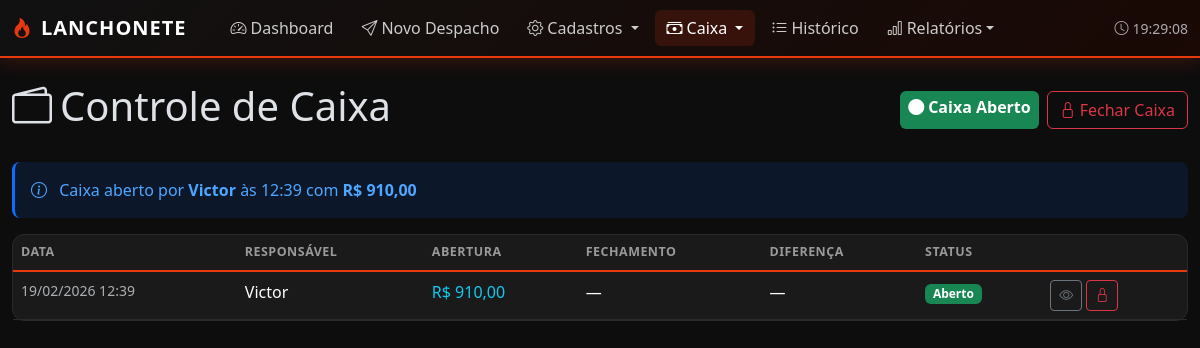
The app's page /caixa/ with its own data.
### caixa/models.py (models this page shows, shortened)
class Caixa(models.Model):
    STATUS_CHOICES = [
        ('aberto', 'Aberto'),
        ('fechado', 'Fechado'),
    ]
    data_abertura = models.DateTimeField(default=timezone.now)
    data_fechamento = models.DateTimeField(null=True, blank=True)
    responsavel = models.CharField(max_length=100, default='Operador')
    status = models.CharField(max_length=10, choices=STATUS_CHOICES, default='aberto')
    observacoes = models.TextField(blank=True)
    total_abertura = models.DecimalField(max_digits=12, decimal_places=2, default=0)
    total_fechamento = models.DecimalField(max_digits=12, decimal_places=2, null=True, blank=True)
    class Meta:
        verbose_name = 'Caixa'
        verbose_name_plural = 'Caixas'
        ordering = ['-data_abertura']

### caixa/views.py (the view)
# urls.py: path('', views.caixa_lista, name='lista'),
def caixa_lista(request):
    caixas = Caixa.objects.all()
    caixa_aberto = Caixa.objects.filter(status='aberto').first()
    return render(request, 'caixa/lista.html', {'caixas': caixas, 'caixa_aberto': caixa_aberto})

### templates/caixa/lista.html (shortened to what this page needs)
{% extends 'base.html' %}
{% block nav_caixa %}active{% endblock %}
{% block content %}
<div class="container-fluid py-4">
    <div class="d-flex justify-content-between align-items-center mb-4">
        <h1 class="page-title"><i class="bi bi-wallet2 me-2" style="color:var(--vermelho)"></i>Controle de Caixa</h1>
        {% if not caixa_aberto %}
        <a href="{% url 'caixa:abrir' %}" class="btn btn-success"><i class="bi bi-lock-open me-1"></i>Abrir Caixa</a>
        {% else %}
        <div class="d-flex gap-2">
            <span class="badge bg-success fs-6 p-2"><i class="bi bi-circle-fill me-1"></i>Caixa Aberto</span>
            <a href="{% url 'caixa:fechar' caixa_aberto.pk %}" class="btn btn-outline-danger">
                <i class="bi bi-lock me-1"></i>Fechar Caixa
            </a>
        </div>
        {% endif %}
    </div>
    {% if caixa_aberto %}
    <div class="alert alert-info mb-3">
        <i class="bi bi-info-circle me-2"></i>
        Caixa aberto por <strong>{{ caixa_aberto.responsavel }}</strong> às {{ caixa_aberto.data_abertura|date:"H:i" }}
        com <strong>R$ {{ caixa_aberto.total_abertura|floatformat:2 }}</strong>
    </div>
    {% endif %}
    <div class="card">
        <div class="card-body p-0">
            <div class="table-responsive">
                <table class="table table-hover mb-0">
                    <thead>
                        <tr><th>Data</th><th>Responsável</th><th>Abertura</th><th>Fechamento</th><th>Diferença</th><th>Status</th><th></th></tr>
                    </thead>
                    <tbody>
                        {% for c in caixas %}
                        <tr>
                            <td class="text-muted small">{{ c.data_abertura|date:"d/m/Y H:i" }}</td>
                            <td class="fw-medium">{{ c.responsavel }}</td>
                            <td class="text-info">R$ {{ c.total_abertura|floatformat:2 }}</td>
                            <td>{% if c.total_fechamento %}R$ {{ c.total_fechamento|floatformat:2 }}{% else %}—{% endif %}</td>
                            <td>
                                {% if c.total_fechamento %}
                                    {% with diff=c.total_fechamento|add:c.total_abertura %}
                                    <span class="{% if c.total_fechamento >= c.total_abertura %}text-success{% else %}text-danger{% endif %}">
                                        R$ {{ c.total_fechamento|floatformat:2 }}
                                    </span>
                                    {% endwith %}
                                {% else %}—{% endif %}
                            </td>
                            <td><span class="badge {% if c.status == 'aberto' %}bg-success{% else %}bg-secondary{% endif %}">{{ c.get_status_display }}</span></td>
                            <td>
                                <div class="d-flex gap-1">
                                    <a href="{% url 'caixa:detalhe' c.pk %}" class="btn btn-sm btn-outline-secondary"><i class="bi bi-eye"></i></a>
                                    {% if c.status == 'fechado' %}
                                    <a href="{% url 'caixa:relatorio' c.pk %}" class="btn btn-sm btn-outline-info"><i class="bi bi-file-text"></i></a>
                                    {% elif c.status == 'aberto' %}
                                    <a href="{% url 'caixa:fechar' c.pk %}" class="btn btn-sm btn-outline-danger"><i class="bi bi-lock"></i></a>
                                    {% endif %}
                                </div>
                            </td>
                        </tr>
                        {% empty %}
                        <tr><td colspan="7" class="text-center text-muted py-4">Nenhum caixa registrado</td></tr>
                        {% endfor %}
                    </tbody>
                </table>
            </div>
        </div>
    </div>
</div>
{% endblock %}

### templates/base.html (style rules this page uses)
:root { --verm: #e8390e; --verm-dk: #b82e0b; --verm-glow: rgba(232, 57, 14, 0.25); --bg: #0d0d0d; --card: #1a1a1a; --card2: #222; --border: #2a2a2a; --muted: #777; }
body { background: var(--bg); font-family: 'Segoe UI', system-ui, sans-serif; }
.card { background: var(--card); border: 1px solid var(--border); border-radius: 12px; }
.table { color: #ddd; }
.table > :not(caption) > * > * { background: transparent !important; border-color: var(--border); }
.table thead th { color: #999; font-weight: 600; font-size: 0.78rem; text-transform: uppercase; letter-spacing: 0.5px; border-bottom: 2px solid var(--verm) !important; }
.alert { border: none; border-radius: 8px; }
.alert-info { background: rgba(13, 110, 253, 0.12); color: #4da6ff; border-left: 3px solid #0d6efd; }

### records on screen
Caixa: responsavel "Victor", data_abertura "12:39", total_abertura "910,00", data_abertura "19/02/2026 12:39", status "Aberto"
